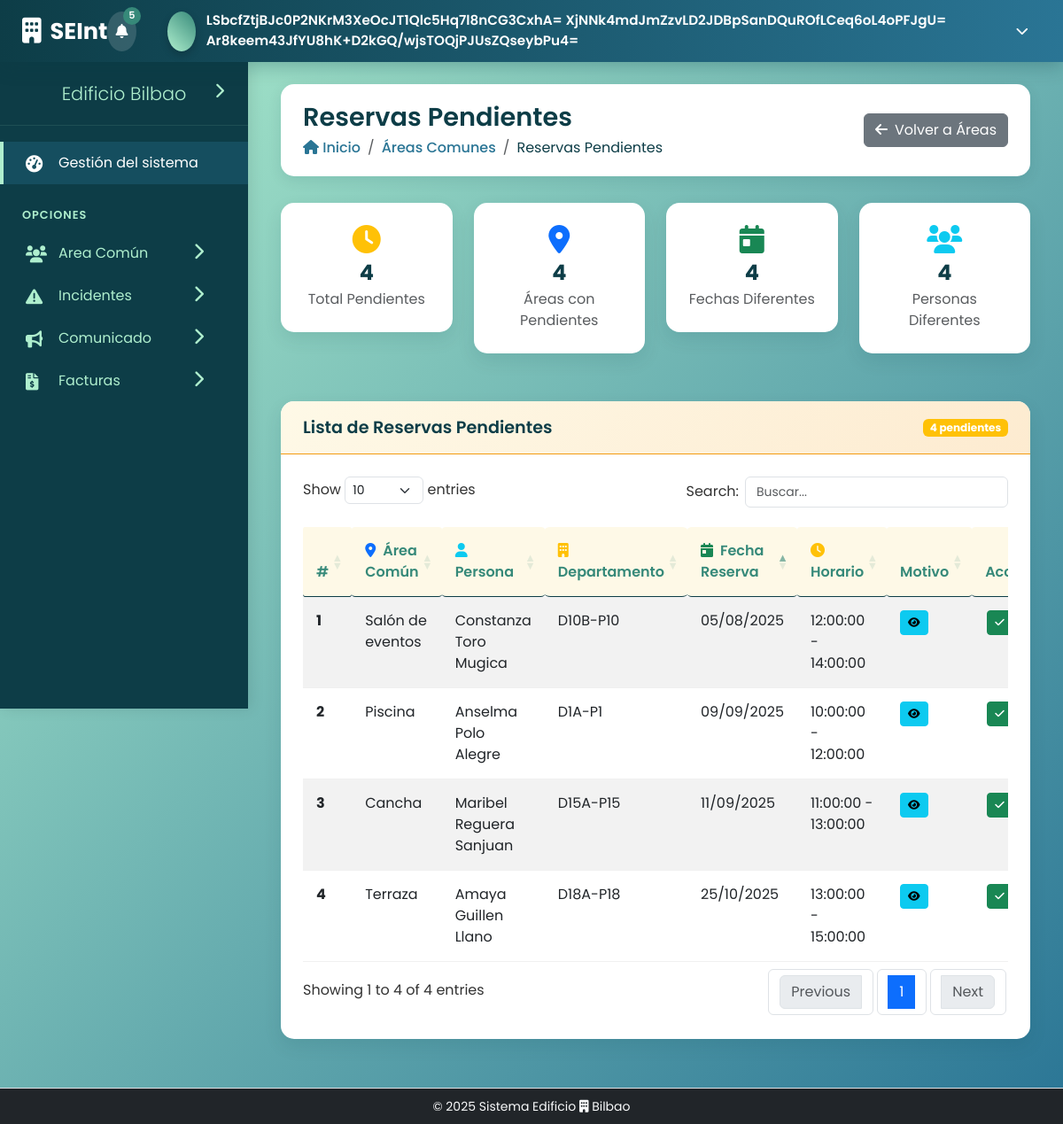
/public/controlador/AreaComunControlador.php?action=verReservasPendientes (signed in), run on the app's committed database.
### tables this page shows
CREATE TABLE reserva_area_comun (
                                    id_reserva INT AUTO_INCREMENT PRIMARY KEY,
                                    id_persona INT NOT NULL,
                                    id_area INT NOT NULL,
                                    fecha_reserva DATE NOT NULL,
                                    hora_inicio TIME NOT NULL,
                                    hora_fin TIME NOT NULL,
                                    motivo TEXT DEFAULT NULL,
                                    estado ENUM('pendiente', 'confirmada', 'cancelada') DEFAULT 'pendiente',
                                    FOREIGN KEY (id_persona) REFERENCES persona(id_persona),
                                    FOREIGN KEY (id_area) REFERENCES area_comun(id_area),
                                    UNIQUE (id_area, fecha_reserva, hora_inicio, hora_fin)
);

CREATE TABLE area_comun (
                            id_area INT AUTO_INCREMENT PRIMARY KEY,
                            nombre VARCHAR(100) NOT NULL,
                            descripcion TEXT DEFAULT NULL,
                            capacidad INT DEFAULT NULL,
                            costo_reserva decimal(10,2) not null,
                            fecha_inicio_mantenimiento datetime default null,
                            fecha_fin_mantenimiento datetime default null,
                            estado ENUM('disponible', 'mantenimiento', 'no disponible','eliminado') DEFAULT 'disponible'
);

### public/modelo/AreaComunModelo.php (called while the page is built, shortened)
<?php
class AreaComunModelo
{
    private $db;
    private $table_name = "area_comun";
    private $table_reservas = "reserva_area_comun";
    private $table_persona = "persona";
    private $table_departamento = "departamento";
    private $table_tiene_departamento = "tiene_departamento";
    private $encryption_key;
    public function __construct($db, $encryption_key = null)
    {
        $this->db = $db;
        $this->encryption_key = $encryption_key ?: '1A3F6C9E2B5D8A0C7E4F1A2B3C8D5E6F7A1B2C3D4E5F6A7B8C9D0E1F2A3B4C5D6';
        if (strlen($this->encryption_key) < 32) {
            $this->encryption_key = str_pad($this->encryption_key, 32, "\0");
        } elseif (strlen($this->encryption_key) > 32) {
            $this->encryption_key = substr($this->encryption_key, 0, 32);
        }
    }
    private function decrypt($encrypted_data)
    {
        try {
            $data = base64_decode($encrypted_data);
            $iv = substr($data, 0, 16);
            $encrypted = substr($data, 16);
            $decrypted = openssl_decrypt($encrypted, 'AES-256-CBC', $this->encryption_key, OPENSSL_RAW_DATA, $iv);
            return $decrypted;
        } catch (Exception $e) {
            error_log("Error descifrando datos: " . $e->getMessage());
            return false;
        }
    }
    public function obtenerReservasPendientes()
    {
        try {
            $sql = "SELECT
                    rac.*,
                    ac.nombre as nombre_area,
                    p.nombre as nombre_persona_encrypted,
                    p.apellido_paterno as apellido_paterno_encrypted,
                    p.apellido_materno as apellido_materno_encrypted,
                    p.ci as ci_encrypted,
                    p.email,
                    r.rol,
                    GROUP_CONCAT(DISTINCT CONCAT('D', d.numero, '-P', d.piso) SEPARATOR ' / ') as departamentos_vinculados,
                    GROUP_CONCAT(DISTINCT d.id_departamento) as ids_departamentos
                FROM $this->table_reservas rac
                JOIN $this->table_name ac ON rac.id_area = ac.id_area
                JOIN $this->table_persona p ON rac.id_persona = p.id_persona
                JOIN rol r ON p.id_rol = r.id_rol
                LEFT JOIN $this->table_tiene_departamento td ON p.id_persona = td.id_persona AND td.estado = 'activo'
                LEFT JOIN $this->table_departamento d ON td.id_departamento = d.id_departamento
                WHERE rac.estado = 'pendiente'
                AND ac.estado != 'eliminado'
                GROUP BY rac.id_reserva, p.id_persona
                ORDER BY rac.fecha_reserva ASC, rac.hora_inicio ASC";
            $stmt = $this->db->prepare($sql);
            $stmt->execute();
            $resultados = $stmt->fetchAll(PDO::FETCH_ASSOC);
            foreach ($resultados as &$fila) {
                $fila['nombre_persona'] = $this->decrypt($fila['nombre_persona_encrypted']);
                $fila['apellido_paterno'] = $this->decrypt($fila['apellido_paterno_encrypted']);
                $fila['apellido_materno'] = $this->decrypt($fila['apellido_materno_encrypted']);
            }
            return $resultados;
        } catch (Exception $e) {
            error_log("Error en obtenerReservasPendientes: " . $e->getMessage());
            return false;
        }
    }
}
?>

### public/vista/verReservasPendientesVista.php (the view, shortened to what this page needs)
<?php include("../../includes/header.php"); ?>
    <div class="page-header fade-in">
        <div class="page-title">
            <h1>Reservas Pendientes</h1>
            <nav aria-label="breadcrumb">
                <ol class="breadcrumb">
                    <li class="breadcrumb-item"><a href="#"><i class="fas fa-home"></i> Inicio</a></li>
                    <li class="breadcrumb-item"><a href="AreaComunControlador.php?action=listarAreas">Áreas Comunes</a></li>
                    <li class="breadcrumb-item active" aria-current="page">Reservas Pendientes</li>
                </ol>
            </nav>
        </div>
        <div class="page-actions">
            <a href="AreaComunControlador.php?action=listarAreas" class="btn btn-secondary">
                <i class="fas fa-arrow-left me-2"></i>Volver a Áreas
            </a>
        </div>
    </div>
    <div class="row fade-in mb-4">
        <div class="col-md-3">
            <div class="content-box text-center">
                <div class="content-box-body">
                    <i class="fas fa-clock fa-2x text-warning mb-2"></i>
                    <h4 class="mb-1">
                        <?php echo count($reservas); ?>
                    </h4>
                    <p class="text-muted mb-0">Total Pendientes</p>
                </div>
            </div>
        </div>
        <div class="col-md-3">
            <div class="content-box text-center">
                <div class="content-box-body">
                    <i class="fas fa-map-marker-alt fa-2x text-primary mb-2"></i>
                    <h4 class="mb-1">
                        <?php
                        $areasConReservas = array_unique(array_column($reservas, 'id_area'));
                        echo count($areasConReservas);
                        ?>
                    </h4>
                    <p class="text-muted mb-0">Áreas con Pendientes</p>
                </div>
            </div>
        </div>
        <div class="col-md-3">
            <div class="content-box text-center">
                <div class="content-box-body">
                    <i class="fas fa-calendar-day fa-2x text-success mb-2"></i>
                    <h4 class="mb-1">
                        <?php
                        $fechasUnicas = array_unique(array_column($reservas, 'fecha_reserva'));
                        echo count($fechasUnicas);
                        ?>
                    </h4>
                    <p class="text-muted mb-0">Fechas Diferentes</p>
                </div>
            </div>
        </div>
        <div class="col-md-3">
            <div class="content-box text-center">
                <div class="content-box-body">
                    <i class="fas fa-users fa-2x text-info mb-2"></i>
                    <h4 class="mb-1">
                        <?php
                        $personasUnicas = array_unique(array_column($reservas, 'id_persona'));
                        echo count($personasUnicas);
                        ?>
                    </h4>
                    <p class="text-muted mb-0">Personas Diferentes</p>
                </div>
            </div>
        </div>
    </div>
    <div class="row fade-in">
        <div class="col-12">
            <div class="content-box">
                <div class="content-box-header d-flex justify-content-between align-items-center">
                    <h5>Lista de Reservas Pendientes</h5>
                    <span class="badge bg-warning"><?php echo count($reservas); ?> pendientes</span>
                </div>
                <div class="content-box-body">
                    <?php if (empty($reservas)): ?>
                        <div class="text-center py-4">
                            <i class="fas fa-check-circle fa-3x text-success mb-3"></i>
                            <p class="text-muted">No hay reservas pendientes</p>
                            <p class="text-muted small">Todas las reservas han sido procesadas</p>
                        </div>
                    <?php else: ?>
                        <div class="table-container">
                            <table id="tablaReservasPendientes" class="table table-hover table-striped">
                                <thead>
                                <tr>
                                    <th>#</th>
                                    <th><i class="fas fa-map-marker-alt text-primary me-2"></i>Área Común</th>
                                    <th><i class="fas fa-user text-info me-2"></i>Persona</th>
                                    <th><i class="fas fa-building text-warning me-2"></i>Departamento</th>
                                    <th><i class="fas fa-calendar-day text-success me-2"></i>Fecha Reserva</th>
                                    <th><i class="fas fa-clock text-warning me-2"></i>Horario</th>
                                    <th>Motivo</th>
                                    <th>Acciones</th>
                                </tr>
                                </thead>
                                <tbody>
                                <?php foreach ($reservas as $index => $reserva): ?>
                                    <tr>
                                        <td><strong><?php echo $index + 1; ?></strong></td>
                                        <td>
                                            <?php echo htmlspecialchars($reserva['nombre_area']); ?>
                                        </td>
                                        <td>
                                            <?php
                                            $nombreCompleto = htmlspecialchars($reserva['nombre_persona']) . ' ' .
                                                htmlspecialchars($reserva['apellido_paterno']);
                                            if (!empty($reserva['apellido_materno'])) {
                                                $nombreCompleto .= ' ' . htmlspecialchars($reserva['apellido_materno']);
                                            }
                                            echo $nombreCompleto;
                                            ?>
                                        </td>
                                        <td>
                                            <?php
                                            echo htmlspecialchars($reserva['departamentos_vinculados'] ?: 'No especificado');
                                            ?>
                                        </td>
                                        <td>
                                            <?php echo date('d/m/Y', strtotime($reserva['fecha_reserva'])); ?>
                                        </td>
                                        <td>
                                            <?php echo htmlspecialchars($reserva['hora_inicio']." - ".$reserva['hora_fin']); ?>
                                        </td>
                                        <td>
                                            <?php if ($reserva['motivo']): ?>
                                                <button class="btn btn-info btn-sm"
                                                        data-bs-toggle="modal"
                                                        data-bs-target="#verMotivoModal"
                                                        data-motivo="<?php echo htmlspecialchars($reserva['motivo']); ?>"
                                                        data-persona="<?php echo htmlspecialchars($nombreCompleto); ?>"
                                                        data-ci="<?php echo htmlspecialchars($reserva['ci']); ?>"
                                                        data-email="<?php echo htmlspecialchars($reserva['email'] ?: 'No especificado'); ?>"
                                                        data-area="<?php echo htmlspecialchars($reserva['nombre_area']); ?>"
                                                        data-fecha="<?php echo date('d/m/Y', strtotime($reserva['fecha_reserva'])); ?>"
                                                        data-horario="<?php echo htmlspecialchars($reserva['hora_inicio'] . ' - ' . $reserva['hora_fin']); ?>"
                                                        data-departamento="<?php echo htmlspecialchars($reserva['departamentos_vinculados']); ?>"
                                                        title="Ver motivo">
                                                    <i class="fas fa-eye"></i>
                                                </button>
                                            <?php else: ?>
                                                <span class="text-muted">Sin motivo</span>
                                            <?php endif; ?>
                                        </td>
                                        <td>
                                            <div class="btn-group" role="group">
                                                <button class="btn btn-success btn-sm"
                                                        data-bs-toggle="modal"
                                                        data-bs-target="#cambiarEstadoModal"
                                                        data-id-persona="<?php echo htmlspecialchars($reserva['id_persona']); ?>"
                                                        data-id-area="<?php echo htmlspecialchars($reserva['id_area']); ?>"
                                                        data-fecha-reserva="<?php echo htmlspecialchars($reserva['fecha_reserva']); ?>"
                                                        data-hora-inicio="<?php echo htmlspecialchars($reserva['hora_inicio']); ?>"
                                                        data-persona="<?php echo htmlspecialchars($nombreCompleto); ?>"
                                                        data-area-nombre="<?php echo htmlspecialchars($reserva['nombre_area']); ?>"
                                                        data-estado-actual="pendiente"
                                                        data-nuevo-estado="confirmada"
                                                        title="Confirmar reserva">
                                                    <i class="fas fa-check"></i>
                                                </button>
                                            </div>
                                        </td>
                                    </tr>
                                <?php endforeach; ?>
                                </tbody>
                            </table>
                        </div>
                    <?php endif; ?>
                </div>
            </div>
        </div>
    </div>
    <link rel="stylesheet" type="text/css" href="https://cdn.datatables.net/1.13.6/css/dataTables.bootstrap5.min.css">
    <link rel="stylesheet" type="text/css" href="https://cdn.datatables.net/responsive/2.5.0/css/responsive.bootstrap5.min.css">
    <link rel="stylesheet" type="text/css" href="https://cdn.datatables.net/buttons/2.4.1/css/buttons.bootstrap5.min.css">
<?php include("../../includes/footer.php"); ?>

### data on the page
reserva_area_comun: id_area.nombre "Salón de eventos", nombreCompleto "Constanza Toro Mugica", departamentos_vinculados "D10B-P10", fecha_reserva "05/08/2025", hora_inicio+hora_fin "12:00:00 - 14:00:00"
reserva_area_comun: id_area.nombre "Piscina", nombreCompleto "Anselma Polo Alegre", departamentos_vinculados "D1A-P1", fecha_reserva "09/09/2025", hora_inicio+hora_fin "10:00:00 - 12:00:00"
reserva_area_comun: id_area.nombre "Cancha", nombreCompleto "Maribel Reguera Sanjuan", departamentos_vinculados "D15A-P15", fecha_reserva "11/09/2025", hora_inicio+hora_fin "11:00:00 - 13:00:00"
reserva_area_comun: id_area.nombre "Terraza", nombreCompleto "Amaya Guillen Llano", departamentos_vinculados "D18A-P18", fecha_reserva "25/10/2025", hora_inicio+hora_fin "13:00:00 - 15:00:00"

### other printed values
$_SESSION['nombre'] "LSbcfZtjBJc0P2NKrM3XeOcJT1Qlc5Hq7l8nCG3CxhA="
$_SESSION['apellido_paterno'] "XjNNk4mdJmZzvLD2JDBpSanDQuROfLCeq6oL4oPFJgU="
$_SESSION['apellido_materno'] "Ar8keem43JfYU8hK+D2kGQ/wjsTOQjPJUsZQseybPu4="
count($reservas) "4"
count($areasConReservas) "4"
count($fechasUnicas) "4"
count($personasUnicas) "4"
